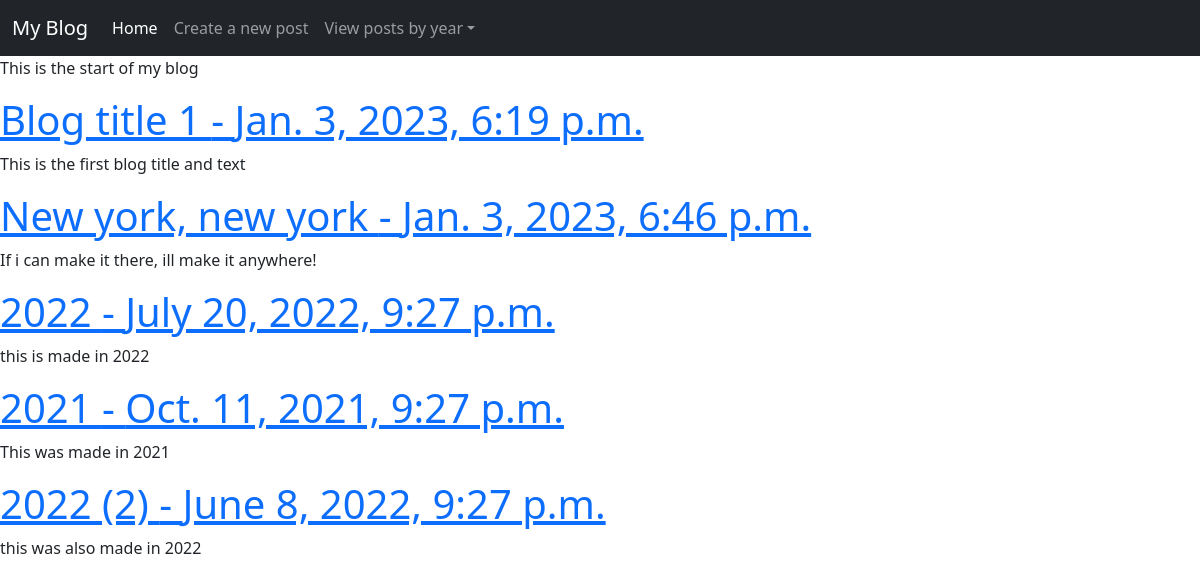
Screenshot of /blog/ with the database file from the repository.
### blog/models.py (models this page shows)
class BlogPost(models.Model):
    blogTitle = models.CharField(max_length=50)
    blogDateTime = models.DateTimeField(default=datetime.now())
    blogText = models.TextField(null=False, blank=False)
    blogMonth = models.IntegerField(null=True, default=datetime.now().month)
    blogYear = models.IntegerField(null=True, default=datetime.now().year)

### blog/views.py (the view)
# urls.py: path('', show_blog_homepage, name='view-homepage'),
def show_blog_homepage(request):
    all_blogposts = BlogPost.objects.all()
    content = {
        'blogposts': all_blogposts,
        'menubar_years': getYears()
    }
    return render(request, 'blog/blog_home.html', content)

### blog/menubar.py (called while the page is built)
def getYears():
    queryset = BlogPost.objects.all()
    years = []
    for blogpost in queryset:
        if blogpost.blogYear not in years:
            years.append(blogpost.blogYear)
    return years

### blog/templates/blog/blog_home.html
{% extends 'base_blog.html' %}
{% block content %}
<p>This is the start of my blog</p>
{% for blogpost in blogposts %}
<h1><a href="{{blogpost.id}}">{{blogpost.blogTitle}} - {{blogpost.blogDateTime}}</a></h1>
<p>{{blogpost.blogText}}</p>
{% endfor %}
{% endblock %}

### blog/templates/base_blog.html (shortened to what this page needs)
<!DOCTYPE html>
<html lang="en">
<head>
    <link href="https://cdn.jsdelivr.net/npm/bootstrap@5.3.0-alpha1/dist/css/bootstrap.min.css" rel="stylesheet">
</head>
<body>
    <nav class="navbar navbar-expand-sm navbar-dark bg-dark">
        <div class="container-fluid">
          <a class="navbar-brand" href="/blog">My Blog</a>
          <div class="collapse navbar-collapse" id="navbarsExample03">
            <ul class="navbar-nav me-auto mb-2 mb-sm-0">
              <li class="nav-item">
                <a class="nav-link active" aria-current="page" href="/blog">Home</a>
              </li>
              <li class="nav-item">
                <a class="nav-link" href="/blog/create_post">Create a new post</a>
              </li>
              <li class="nav-item dropdown">
                <a class="nav-link dropdown-toggle" href="#" data-bs-toggle="dropdown" aria-expanded="false">View posts by year</a>
              </li>
            </ul>
          </div>
        </div>
      </nav>
{% block content %}
{% endblock %}
</body>
</html>

### rows the page displays
BlogPost: blogTitle "Blog title 1", blogDateTime "Jan. 3, 2023, 6:19 p.m.", blogText "This is the first blog title and text"
BlogPost: blogTitle "New york, new york", blogDateTime "Jan. 3, 2023, 6:46 p.m.", blogText "If i can make it there, ill make it anywhere!"
BlogPost: blogTitle "2022", blogDateTime "July 20, 2022, 9:27 p.m.", blogText "this is made in 2022"
BlogPost: blogTitle "2021", blogDateTime "Oct. 11, 2021, 9:27 p.m.", blogText "This was made in 2021"
BlogPost: blogTitle "2022 (2)", blogDateTime "June 8, 2022, 9:27 p.m.", blogText "this was also made in 2022"
